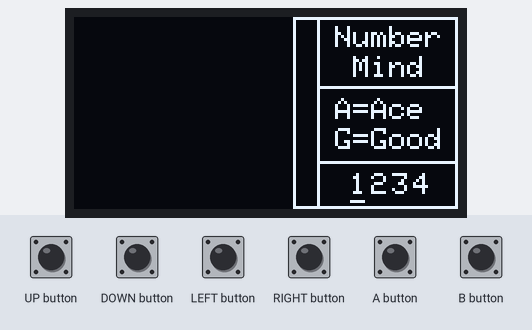
The sketch below on a simulated Arduboy, built with avr-gcc and run on an emulated ATmega32U4. Parts: 128×64 one-colour display. The inputs (shaded band) are chosen by the test bench. Random numbers use the default seed unless the sketch sets one.

Above: at 3.2 s.
3.3 s: UP button pressed for 1 s
At 5.5 s:
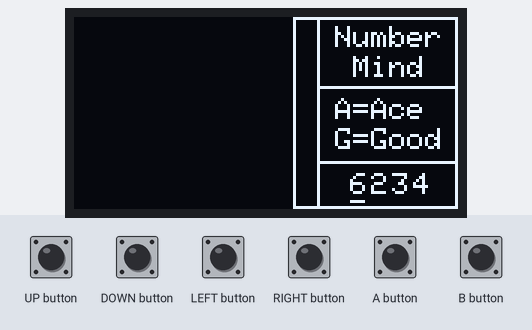
5.8 s: LEFT button pressed for 0.15 s
7.5 s: DOWN button pressed for 0.15 s
At 8.8 s:
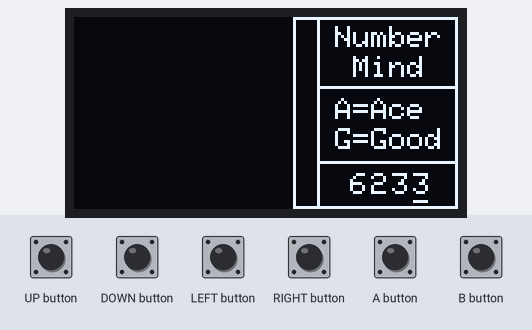
9.2 s: RIGHT button pressed for 0.15 s
10.9 s: A button pressed for 0.15 s
At 11.8 s:
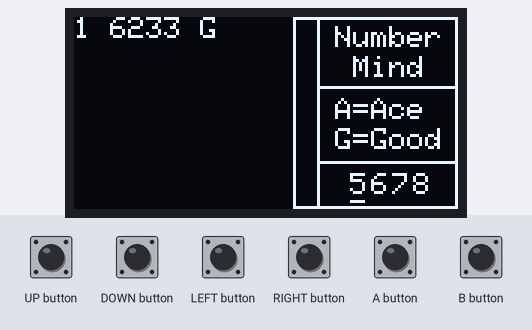
12.5 s: B button pressed for 0.15 s
At 13.0 s:
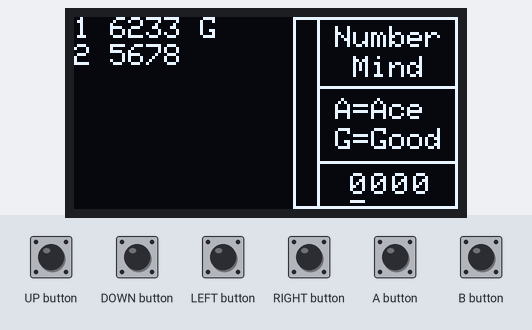
Timing chart, 0 to 15.1 s (numbered marks = the images above; inputs shaded):
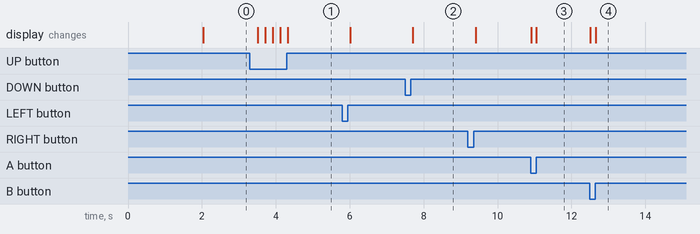

The sketch:

NumberMind.ino
```cpp
#include "Arduboy.h"

// arduboy display size 128 x 64
Arduboy arduboy;

// global variables

int iNumGen[4];
int iNumInp[4];

int iGameIndex = 0;
int iTryIndex;
int iDigitIndex;

int iDpadDelay = 200;

int iCursorX;
int iCursorY;

boolean bRun;

// init

void setup()
{

  arduboy.begin();

  // display title
  arduboy.clear();
  arduboy.setTextSize(2);
  arduboy.setCursor(23, 20);
  arduboy.print("ARDUBOY");
  arduboy.setTextSize(1);
  arduboy.setCursor(35, 41);
  arduboy.print("Number Mind");
  arduboy.display();

  delay(2000);

  arduboy.initRandomSeed();

  arduboy.clear();

}

// main loop

void loop()
{

  genNum();

  // default 1st number
  for (int i = 0; i <= 3; i++) {
    iNumInp[i] = i + 1;
  }

  bRun = true;

  iDigitIndex = 0;
  iTryIndex = 0;

  // clear screen except stats bar
  arduboy.fillRect(0, 0, 72, 64, 0);
  arduboy.fillRect(81, 0, 128, 64, 0);
  // right side info
  arduboy.drawRect(73, 0, 9, 64, 1);
  arduboy.drawRect(81, 0, 47, 24, 1);
  arduboy.drawRect(81, 23, 47, 26, 1);
  arduboy.drawRect(81, 48, 47, 16, 1);
  arduboy.setCursor(87, 3);
  arduboy.print("Number");
  arduboy.setCursor(93, 13);
  arduboy.print("Mind");
  arduboy.setCursor(87, 27);
  arduboy.print("A=Ace");
  arduboy.setCursor(87, 37);
  arduboy.print("G=Good");

  while (bRun)
  {

    if (arduboy.pressed(RIGHT_BUTTON)) {
      // move to right digit
      iDigitIndex++;
      if ( iDigitIndex > 3 ) {
        iDigitIndex = 0;
      }
      delay(iDpadDelay);
    }

    if (arduboy.pressed(LEFT_BUTTON)) {
      // move to left digit
      iDigitIndex--;
      if ( iDigitIndex < 0 ) {
        iDigitIndex = 3;
      }
      delay(iDpadDelay);
    }

    if (arduboy.pressed(UP_BUTTON)) {
      // increase digit
      iNumInp[iDigitIndex]++;
      if ( iNumInp[iDigitIndex] > 9 ) {
        iNumInp[iDigitIndex] = 0;
      }
      delay(iDpadDelay);
    }

    if (arduboy.pressed(DOWN_BUTTON)) {
      // decrease digit
      iNumInp[iDigitIndex]--;
      if ( iNumInp[iDigitIndex] < 0 ) {
        iNumInp[iDigitIndex] = 9;
      }
      delay(iDpadDelay);
    }

    if (arduboy.pressed(A_BUTTON) || arduboy.pressed(B_BUTTON)) {
      // compare number
      if (cmpNum(iTryIndex)) {
        // next try
        iTryIndex++;
      }
      else
      {
        // next game
        iGameIndex++;
        bRun = false;
      }
    }

    // input number
    iCursorX = 92;
    iCursorY = 52;
    for (int i = 0; i <= 3; i++) {
      arduboy.setCursor(iCursorX + (i * 7), iCursorY);
      arduboy.print(iNumInp[i]);
    }
    arduboy.drawLine(iCursorX, iCursorY + 9, iCursorX + 25, iCursorY + 9, 0);
    arduboy.drawLine(iCursorX + (iDigitIndex * 7), iCursorY + 9, iCursorX + 4 + (iDigitIndex * 7), iCursorY + 9, 1);
    arduboy.display();

    if (!bRun) {
      // game won or lost
      waitButtonPress();
    }

  }

}

// generate number

void genNum()
{

  // generate 4 digit number
  for (int i = 0; i <= 3; i++) {
    iNumGen[i] = int(random(10));
  }

}

// compare number

boolean cmpNum(int iTry)
{

  int iTotDigits = 0;
  int iTotAces = 0;

  int iNumGenTmp[4];
  int iNumInpTmp[4];

  char cResult[5];

  // copy numbers
  for (int i = 0; i <= 3; i++) {
    iNumGenTmp[i] = iNumGen[i];
    iNumInpTmp[i] = iNumInp[i];
  }

  // look for aces
  for (int i = 0; i <= 3; i++) {
    if ( iNumInpTmp[i] == iNumGenTmp[i] ) {
      cResult[iTotDigits] = 'A';
      iNumGenTmp[i] = -1;
      iNumInpTmp[i] = -2;
      iTotDigits++;
      iTotAces++;
    }
  }

  // look for good
  for (int i = 0; i <= 3; i++) {
    for (int j = 0; j <= 3; j++) {
      if ( iNumInpTmp[i] == iNumGenTmp[j] ) {
        cResult[iTotDigits] = 'G';
        iNumGenTmp[j] = -1;
        iNumInpTmp[i] = -2;
        iTotDigits++;
      }
    }
  }

  cResult[iTotDigits] = '\0';

  // display result
  arduboy.setCursor(0, iTry * 9);
  arduboy.print(iTry + 1);
  arduboy.print(" ");
  for (int i = 0; i <= 3; i++) {
    arduboy.print(iNumInp[i]);
  }
  arduboy.print(" ");
  arduboy.print(cResult);
  arduboy.display();

  waitButtonRelease();

  if ( iTotAces == 4 ) {
    // won
    displayStat(iTry);
    arduboy.fillRect(82, 24, 45, 24, 0);
    arduboy.setCursor(94, 32);
    arduboy.print("WON!");
    return false;
  }

  if ( iTry == 6 ) {
    // lost
    displayStat(-1);
    arduboy.fillRect(82, 24, 45, 24, 0);
    arduboy.setCursor(93, 27);
    arduboy.print("LOST");
    iCursorX = 92;
    iCursorY = 38;
    for (int i = 0; i <= 3; i++) {
      arduboy.setCursor(iCursorX + (i * 7), iCursorY);
      arduboy.print(iNumGen[i]);
    }
    return false;
  }

  if ( iTry == 0 ) {
    // default 2nd number
    for (int i = 0; i <= 3; i++) {
      iNumInp[i] = i + 5;
    }
  }

  if ( iTry == 1 ) {
    // default 3rd number
    for (int i = 0; i <= 3; i++) {
      iNumInp[i] = 0;
    }
  }

  // next try
  return true;

}

// display statistic

void displayStat(int iTry)
{

  int iCursorY = 61 - (iGameIndex - (62 * (iGameIndex / 62)));

  arduboy.drawLine(74, iCursorY, 80, iCursorY, 1);

  iCursorY++;

  arduboy.drawLine(74, iCursorY, 80, iCursorY, 0);

  switch (iTry) {
    case -1:
      break;
    case 6:
      arduboy.drawLine(77, iCursorY, 77, iCursorY, 1);
      break;
    case 5:
      arduboy.drawLine(76, iCursorY, 78, iCursorY, 1);
      break;
    default:
      arduboy.drawLine(75, iCursorY, 79, iCursorY, 1);
      break;
  }

}

// wait for button a or b press

void waitButtonPress()
{

  while (arduboy.notPressed(A_BUTTON) && arduboy.notPressed(B_BUTTON)) {
    // continue until buttons are pressed
  }
  waitButtonRelease();

}

// wait for button a or b release

void waitButtonRelease()
{

  while (arduboy.pressed(A_BUTTON) || arduboy.pressed(B_BUTTON)) {
    // continue until buttons are released
  }

}
```

Measured:
- after the input at 3.3 s, the display: first changes after 0.21 s (image 1 shows a later state)
- after the input at 7.5 s, the display: changes after 0.21 s (image 2)
- after the input at 10.9 s, the display: first changes at once (image 3 shows a later state)
- after the input at 12.5 s, the display: first changes at once (image 4 shows a later state)
